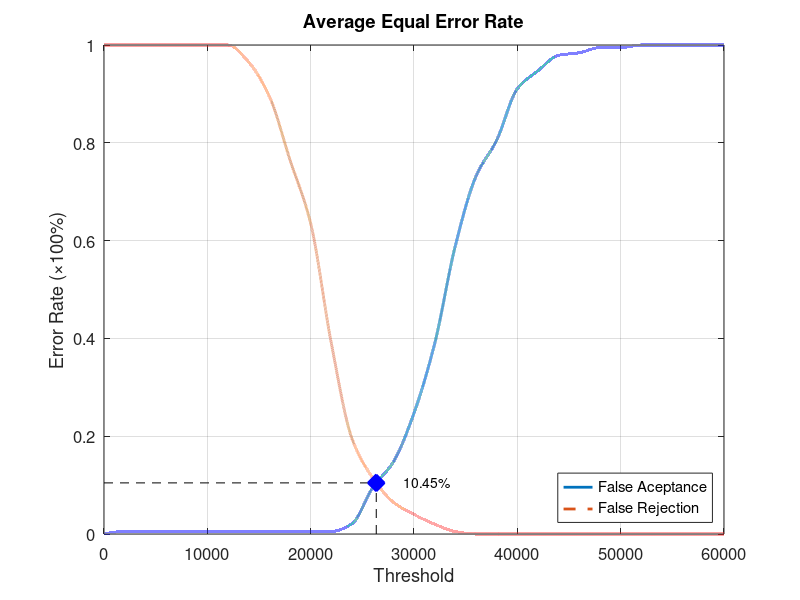
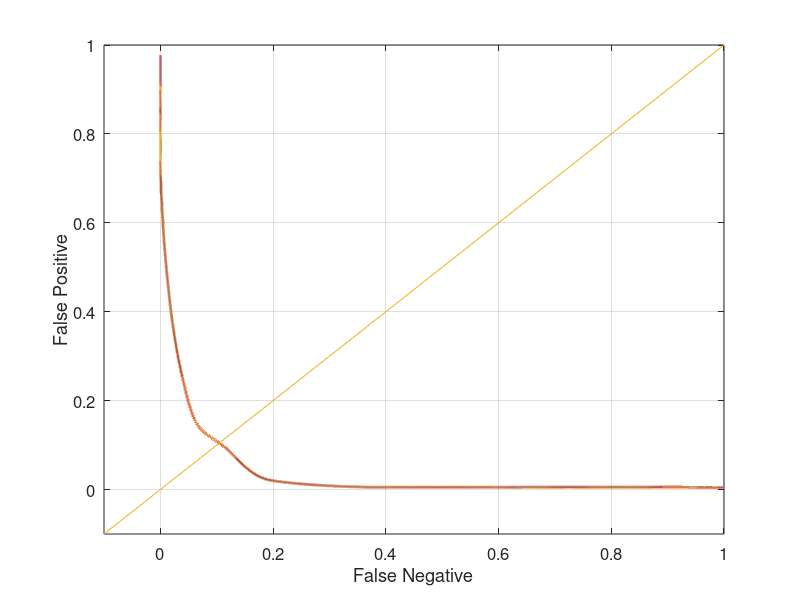

Here is the MATLAB script that generated these plots, in order:
function yEER = Database2_3
close all;
clear;
clc;
x = 0:2000:60000;
xq = 0:0.5:60000;

y0 = [0 0.00526316 0.00526316 0.00526316 0.00526316 0.00526316 0.00526316 0.00526316 0.00526316 0.00526316 0.00526316 0.00526316 0.0210526 0.0947368 0.147368 0.247368 0.389474 0.589474 0.731579 0.805263 0.910526 0.947368 0.978947 0.984211 0.994737 0.994737 1 1 1 1 1];
yy0 = interp1(x, y0, xq, 'pchip');
y1 = [1 1 1 1 1 1 1 0.965 0.895 0.765 0.635 0.39 0.195 0.115 0.065 0.04 0.02 0.005 0 0 0 0 0 0 0 0 0 0 0 0 0];
yy1 = interp1(x, y1, xq, 'pchip');

% Calculating EER: 
y2 = abs(y0 - y1);
find(y2 == min(y2))
yy2 = abs(yy0 - yy1);
xEER = find(yy2 == min(yy2));
xEERIndex = xq(xEER) % X-axis EER
yEER = yy0(xEER) % Y-axis EER

main = figure
plot(xq, yy0,'-','LineWidth', 2);	hold on
plot(xq, yy1,'--','LineWidth', 2);	hold on
plot([xEERIndex xEERIndex], [0 yEER], 'k--');	hold on
plot([0 xEERIndex], [yEER yEER], 'k--');	hold on
plot(xEERIndex, yEER, 'bx', 'LineWidth', 10);	hold on
text(xEERIndex + 10 * xEERIndex / 100, yEER, [num2str(round((10000 * yEER)) / 100) '%'])
legend('False Aceptance', 'False Rejection', 'Location', 'SouthEast')
xlabel('Threshold')
ylabel('Error Rate (\times100%)')
title('Average Equal Error Rate')
set(gca, 'FontSize', 12)
axis([0 60000 0 1])
grid on

print(main, 'Database2_3Main', '-dpng');
FNRxFPR = figure('Color', [1 1 1]);
plot(yy1, yy0, '-', yy1, yy0, 'LineWidth', 2);
hold on
y = -0.1:0.1:1
plot(y, y); 
set(gca, 'FontSize', 12)
xlabel('False Negative')
ylabel('False Positive')
axis([-0.1 1 -0.1 1])
set(gca, 'FontSize', 12)
grid on

print(FNRxFPR, 'Database2_3FNRxFPR','-dpng');
end
